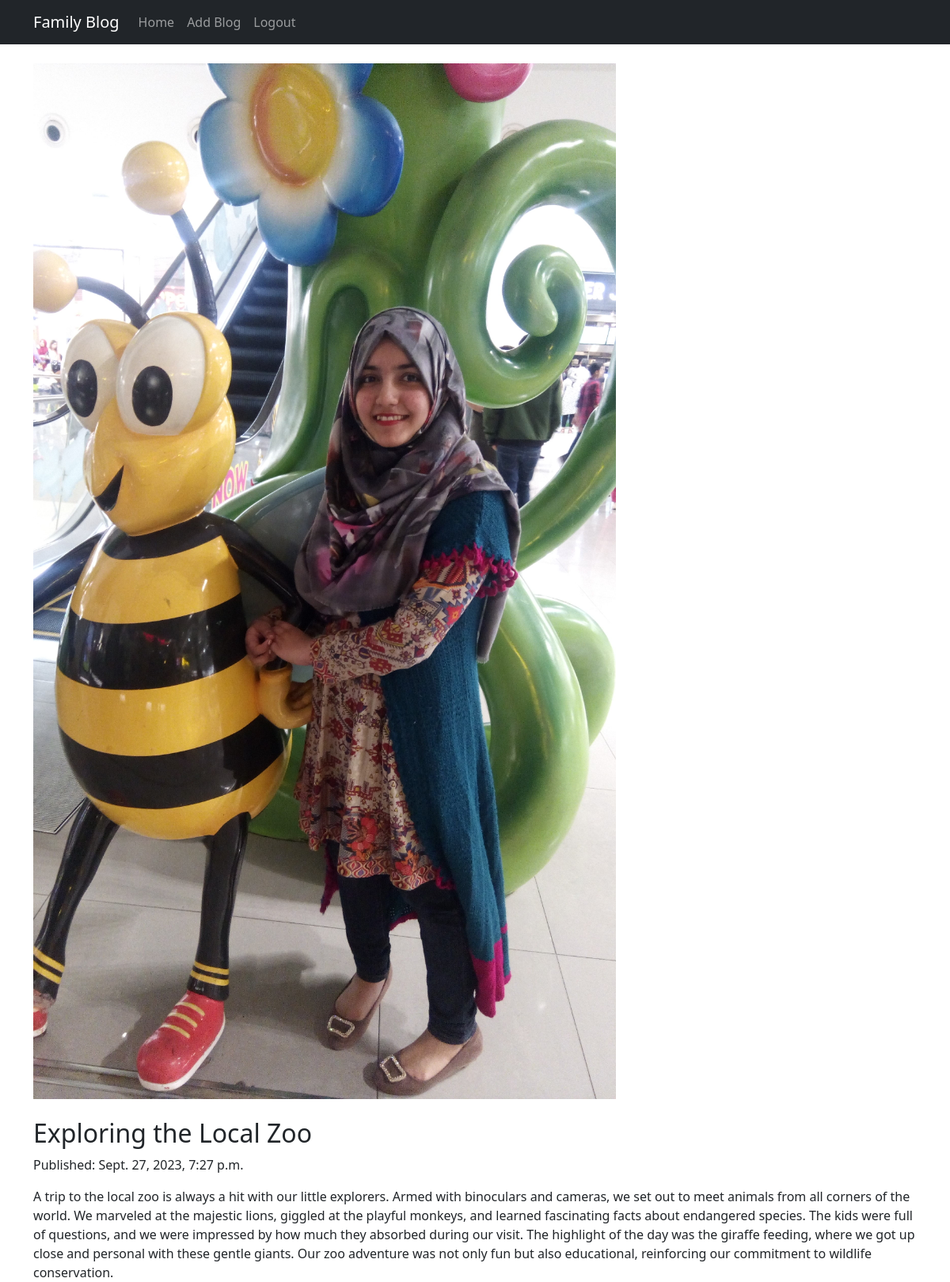
Page /blog/7/ on the committed database.
### blog_app/models.py (models this page shows, shortened)
class BlogPost(models.Model):
    title = models.CharField(max_length=200)
    desc = models.TextField(max_length=600)
    Content = models.TextField()
    pic = models.ImageField(upload_to='static')
    date = models.DateTimeField(auto_now_add=True)

### blog_app/views.py (the view)
# urls.py: 2. Add a URL to urlpatterns:  path('blog/', include('blog.urls'))
def blog(request, blog_id):
    blog_this = BlogPost.objects.get(id=blog_id)
    return render(request, 'blog.html', {'blog': blog_this})

### templates/blog.html (shortened to what this page needs)
<!DOCTYPE html>
<html lang="en">
<head>
    <link rel="stylesheet" href="https://cdn.jsdelivr.net/npm/bootstrap/dist/css/bootstrap.min.css">
</head>
<body>
<nav class="navbar navbar-expand-lg navbar-dark bg-dark">
    <div class="container">
        <a class="navbar-brand" href="/">Family Blog</a>
        <div class="collapse navbar-collapse" id="navbarNav">
            <ul class="navbar-nav ml-auto">
                <li class="nav-item active">
                    <a class="nav-link" href="/">Home</a>
                </li>
                <li class="nav-item">
                    <a class="nav-link" href="/add">Add Blog</a>
                </li>
                <li class="nav-item">
                    <a class="nav-link" href="/add_blog">Logout</a>
                </li>
            </ul>
        </div>
    </div>
</nav>
<div class="container mt-4">
    <div class="row">
        <div class="col-md-8">
            <img src="{{ blog.pic.url }}" alt="{{ blog.title }}" class="img-fluid"><br><br>
        </div>
        <div>
            <h2>{{ blog.title }}</h2>
            <p>Published: {{ blog.date }}</p>
            <div>{{ blog.Content | safe }}</div>
        </div>
    </div>
</div>
</body>
</html>

### rows in the picture
BlogPost: pic (picture), title "Exploring the Local Zoo", date "Sept. 27, 2023, 7:27 p.m.", Content "A trip to the local zoo is always a hit with our little explorers. Armed with binoculars and cameras, we set out to meet animals from all corners of the world. We marveled at the majestic lions, giggled at the playful monkeys, and learned fascinating facts about endangered species. The kids were full of questions, and we were impressed by how much they absorbed during our visit. The highlight of the day was the giraffe feeding, where we got up close and personal with these gentle giants. Our zoo adventure was not only fun but also educational, reinforcing our commitment to wildlife conservation."
